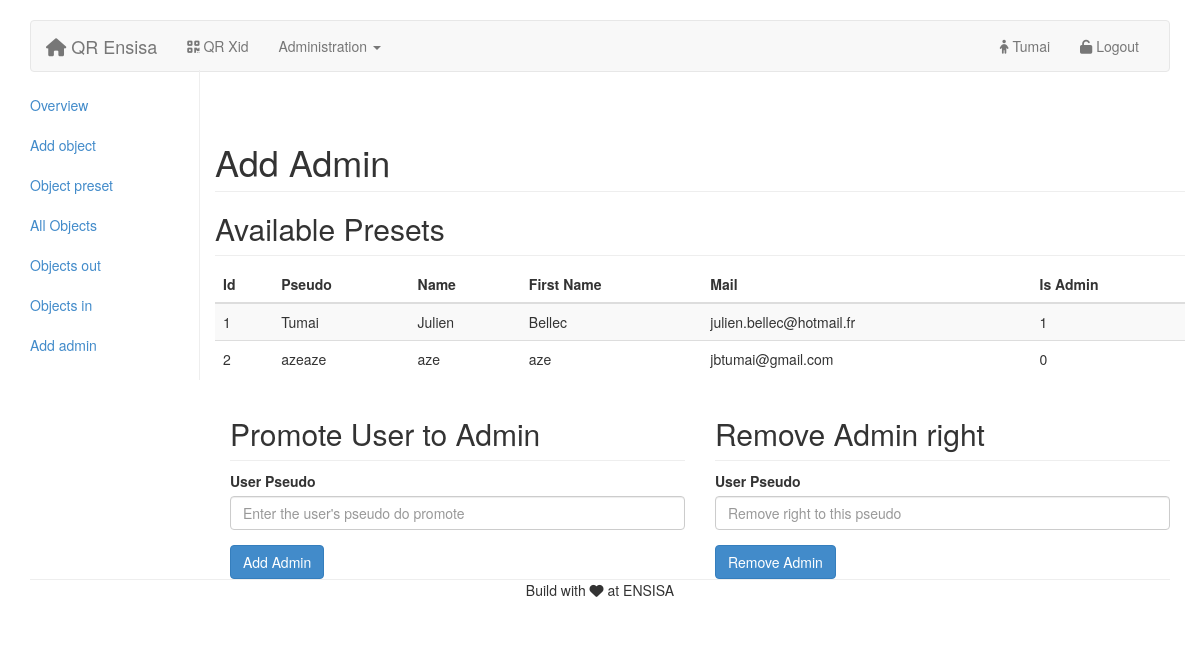
/admin.php?sec=add_admin (signed in), run on the app's committed database.
### tables this page shows
CREATE TABLE IF NOT EXISTS `user` (
  `id` int(255) NOT NULL AUTO_INCREMENT,
  `name` varchar(255) NOT NULL,
  `lastname` varchar(255) NOT NULL,
  `pseudo` varchar(255) NOT NULL,
  `email` varchar(255) NOT NULL,
  `password` varchar(255) NOT NULL,
  `phone` int(11) NOT NULL,
  `adress` varchar(255) NOT NULL,
  `photos` varchar(255) NOT NULL,
  `network` varchar(255) NOT NULL,
  `promo` varchar(255) NOT NULL,
  `admin` tinyint(1) NOT NULL,
  PRIMARY KEY (`id`),
  UNIQUE KEY `pseudo` (`pseudo`)
);

### includes/admin/add_admin.php (the view)
<h1 class="page-header">Add Admin</h1>
<?php include 'includes/mysql.php';
    $users = $connect->query('SELECT * FROM user'); ?>
<h2 class="sub-header">Available Presets</h2>
<div class="table-responsive">
    <table class="table table-striped">
        <thead>
            <tr>
                <th>Id</th>
                <th>Pseudo</th>
                <th>Name</th>
                <th>First Name</th>
                <th>Mail</th>
                <th>Is Admin</th>
            </tr>
        </thead>
        <tbody>
            <?php while ($fetched = $users->fetch()){?>
            <tr>
                <td><?php echo $fetched['id']; ?></td>
                <td><?php echo $fetched['pseudo']; ?></td>
                <td><?php echo $fetched['name']; ?></td>
                <td><?php echo $fetched['lastname']; ?></td>
                <td><?php echo $fetched['email']; ?></td>
                <td><?php echo $fetched['admin']; ?></td>
            </tr>
        <?php }
        $users->closeCursor();?>
        </tbody>
    </table>
</div>
<div class="col-md-6">
    <h2 class="sub-header">Promote User to Admin</h2>
    <form role="form" method="post" action="includes/admin/act_add_admin.php">
        <div class="form-group">
            <label for="userPseudo">User Pseudo</label>
            <input type="text" class="form-control" name="pseudo" placeholder="Enter the user's pseudo do promote">
        </div>
        <button type="submit" class="btn btn-primary">Add Admin</button>
    </form>
</div>
<div class="col-md-6">
    <h2 class="sub-header">Remove Admin right</h2>
    <form role="form" method="post" action="includes/admin/act_del_admin.php">
        <div class="form-group">
            <label for="userPseudo">User Pseudo</label>
            <input type="text" class="form-control" name="pseudo" placeholder="Remove right to this pseudo">
        </div>
        <button type="submit" class="btn btn-primary">Remove Admin</button>
    </form>
</div>

### css/projet.css (style rules this page uses)
form { max-width: 500px; min-width: 50px; }
body { padding-top: 20px; padding-bottom: 20px; }

### css/admin_panel.css (style rules this page uses)
.sub-header { padding-bottom: 10px; border-bottom: 1px solid #eee; }

### data on the page
user: id "1", pseudo "Tumai", name "Julien", lastname "Bellec", email "julien.bellec@hotmail.fr", admin "1"
user: id "2", pseudo "azeaze", name "aze", lastname "aze", email "jbtumai@gmail.com", admin "0"

### other printed values
$_SESSION['pseudo'] "Tumai"
